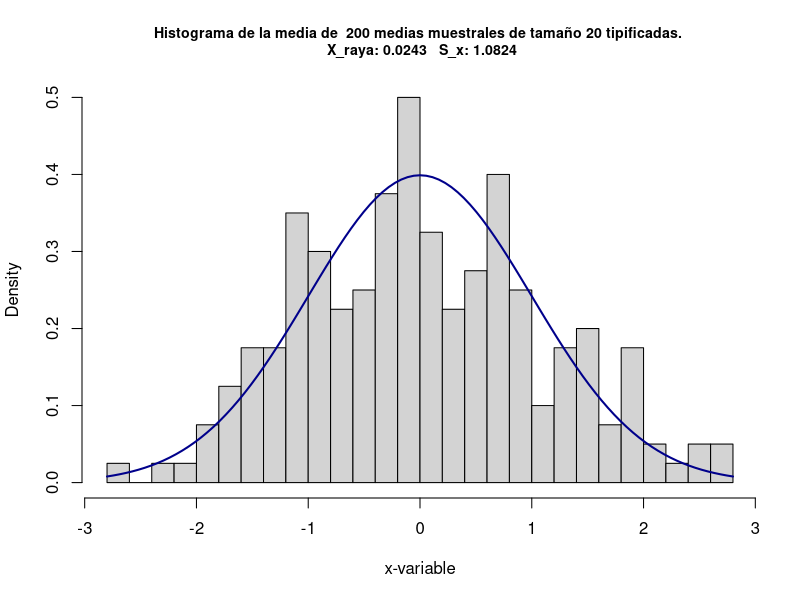
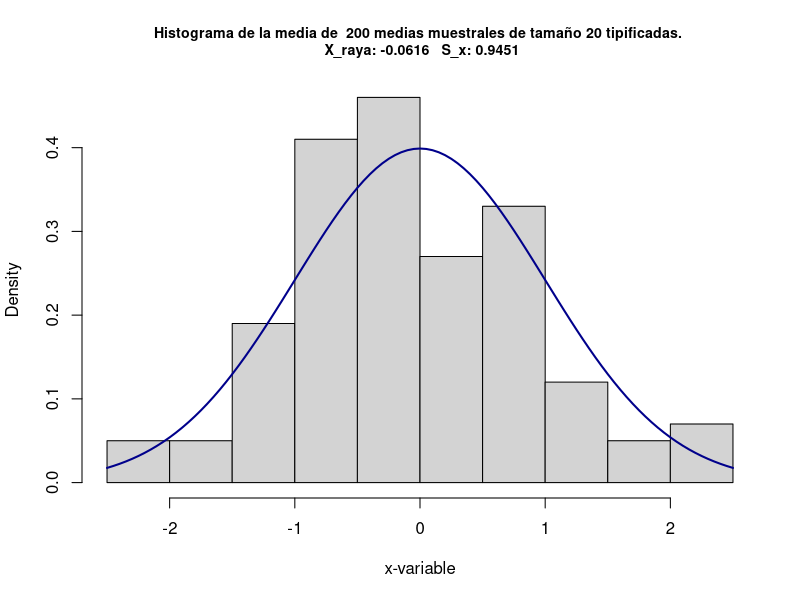
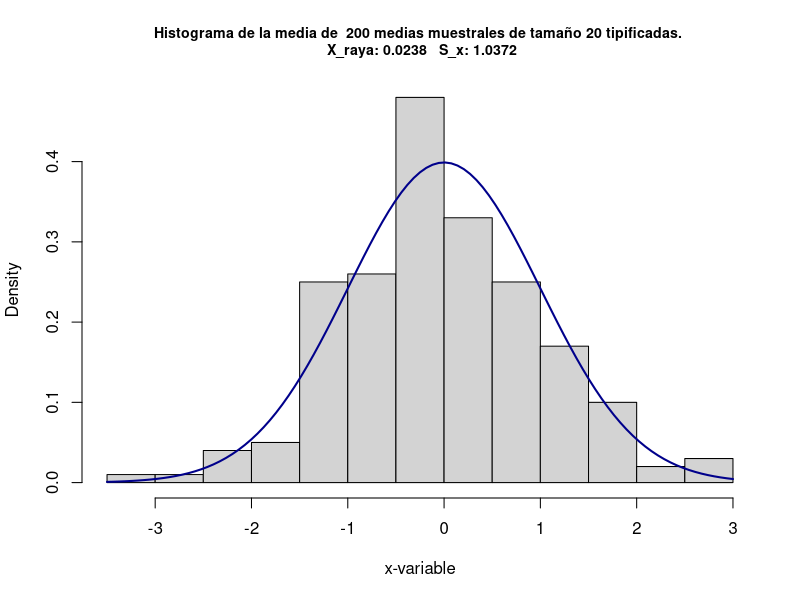
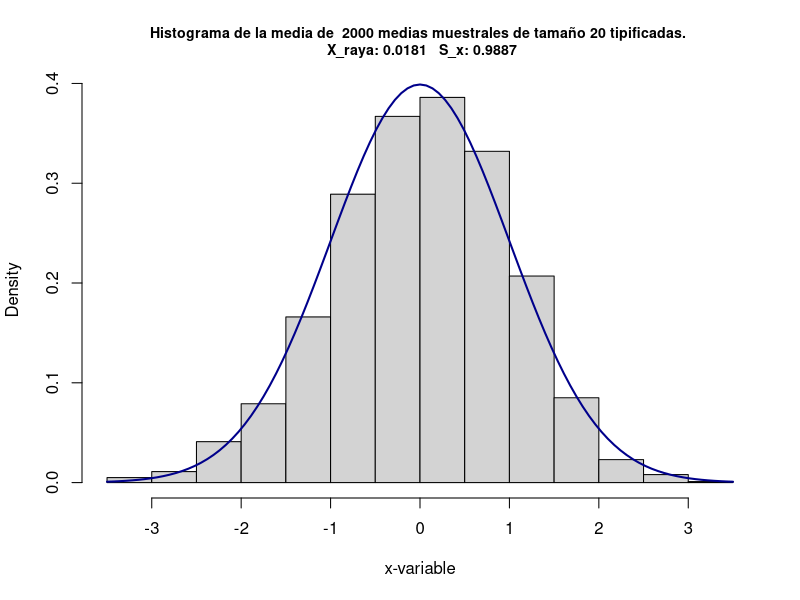

The R script that drew these images, in order:
#
# Title:
#   Computación Estadística - Hoja 9 - Ejercicio 4
#
# Author:
#   Sergio García Prado - garciparedes.me
#
# Date:
#   May 2018
#
# URL:
#   https://github.com/garciparedes/r-examples/blob/master/getting-started/exercises/exercises_09/exercise_09_04.R
#

rm(list = ls())


# Para comprobar empíricamente mediante simulación el teorema central del límite
# vamos a generar un número grande de muestras aleatorias simples procedentes de
# una distribución con media (mu) y varianza finita (sigma). Para cada una de
# estas muestras debemos calcular la media muestral y luego el estadístico
#
# Z = sqrt(n) * (X - (mu)) / (sigma) .
#
# Con los valores de Z debemos comprobar si corresponden a un distribución
# normal estándar como dice el teorema central del límite.


Tipify <- function(sample.mean, mu, dev, n) {
  # Calcula el estadístico Tipificado T
  #
  # Args:
  #   sample.mean: media muestral de la variable X.
  #   mu: Media poblacional de la variable X.
  #   dev: Desviación estándar poblacional de la variable X.
  #   n: Número de observaciones en la muestra utilizada para calcular
  #       x.mean de X.
  #
  # Returns:
  #   Tipificación en la normal estándar de la media muestral de la variable X.
  (sample.mean - mu) * sqrt(n) / dev
}

NormalMu <- function(...) {
  # Extrae la Media de una variable Normal.
  #
  # Args:
  #   ...: lista de parámetros.
  #
  # Returns:
  #   Media de una variable Normal.
  list(...)$mean
}

NormalDev <- function(...) {
  # Extrae la Desviación Estándar de una variable Normal.
  #
  # Args:
  #   ...: lista de parámetros.
  #
  # Returns:
  #   Desviación Estándar de una variable Normal.
  list(...)$sd
}

BinomMu <- function(...) {
  # Extrae la Media de una variable Binomial.
  #
  # Args:
  #   ...: lista de parámetros.
  #
  # Returns:
  #   Media de una variable Binomial.
  l <- list(...)
  l$size * l$prob
}

BinomDev <- function(...) {
  # Extrae la Desviación Estándar de una variable Binomial.
  #
  # Args:
  #   ...: lista de parámetros.
  #
  # Returns:
  #   Desviación Estándar de una variable Binomial.
  l <- list(...)
  sqrt(l$size * l$prob * (1 - l$prob))
}

WeibullMu <- function(...) {
  # Extrae la Media de una variable Weibull.
  #
  # Args:
  #   ...: lista de parámetros.
  #
  # Returns:
  #   Media de una variable Weibull.
  l <- list(...)
  l$scale * gamma (1 + 1 / l$shape)
}

WeibullDev <- function(...) {
  # Extrae la Desviación Estándar de una variable Weibull.
  #
  # Args:
  #   ...: lista de parámetros.
  #
  # Returns:
  #   Desviación Estándar de una variable Weibull.
  l <- list(...)
  sqrt(l$scale ^ 2 * ( gamma(1 + 2 / l$shape) - gamma(1 + 1 / l$shape) ^ 2 ))
}

Simulate <- function(B, N, Generator = rnorm, GeneratorMu = NormalMu,
                     GeneratorDev = NormalDev, breaks = 20, ...) {
  # Realiza una simulación para comprobar la convergencia asintótica hacia
  # la distribución Normal Estándar por el TCL.
  #
  # Args:
  #   B: Número de muestras que simular.
  #   N: Tamaño de cada muestra a simular.
  #   Generator: Función de Generación de números aleatorios. Por defecto se
  #       toma el de variables Normales.
  #   GeneratorMu: Función para el cálculo de la media muestral (necesaria para
  #       la tipificación). Por defecto se toma la de variables Normales.
  #   GeneratorDev: Función para el cálculo de la media muestral (necesaria para
  #       la tipificación). Por defecto se toma la de variables Normales.
  #   ...: lista de parámetros opcionales. Aquí se recogen los parámetros de la
  #       distribución a simular (forma, escala, localización, etc.) siguiendo
  #       la definición apropiada de la función `Generator` así como
  #       `GeneratorMu` y `GeneratorDev`.
  #
  # Returns:
  #   Desviación Estándar de una variable Weibull.
  s <- matrix(Generator(B * N, ...),
                     nrow = B, ncol = N)

  mu <- GeneratorMu(...)
  dev <- GeneratorDev(...)

  s.means <- rowMeans(s)
  s.means.tipified <- Tipify(s.means, mu, dev, N)

  hist(s.means.tipified, prob = TRUE, breaks = breaks, cex.main = 0.85,
       xlab="x-variable", col = "lightgray",
       main = paste("Histograma de la media de ", B,
                    "medias muestrales de tamaño", N,
                    "tipificadas. \n X_raya:",
                    round(mean(s.means.tipified), digits = 4),
                    "  S_x:", round(sd(s.means.tipified), digits = 4)))
  curve(dnorm(x), add = TRUE, col = "darkblue",  lwd=2)
}



# Simulación N(20, 2)
Simulate(200, 20, rnorm, NormalMu, NormalDev,
         mean = 20, sd = 2)

# Puesto que la variable sobre la cual se aplica el TCL ya era una variable
# Normal, el ajuste es bueno para valores reducidos tanto de B como de n, ya
# que en este caso la convergencia no es asintótica, sino que es una simple
# transformación de variables. Esto se debe a la propiedad de que la suma de
# Normales es Normal.



# Simulación B(20, 0.03)
Simulate(200, 20, rbinom, BinomMu, BinomDev, breaks = 10,
        size = 20, prob = 0.03)

# En este caso, la aproximación no converge rápidamente hacia la distribución
# Normal, dado que a pesar de que la distribución Binomial se basa en una suma
# de variables de Bernoulli, estas son discretas. Por tanto, en este caso,
# tiene gran importancia el parámetro N, que "suaviza" la distribución de
# medias conforme este aumenta, ya que el rango de posibles valores al
# promediar es mucho mayor. También mejora conforme B aumenta.



# Simulación B(20, 0.8)
Simulate(200, 20, rbinom, BinomMu, BinomDev, breaks = 10,
         size = 20, prob = 0.8)

# Para este caso, ocurre algo similar, sin embargo el ajuste es de menor
# precisión dado que n * p (1 - p) < 5, lo cual es un requisito heurístico que
# se suele tomar para decidir si es posible el ajuste a la Normal. Sin embargo,
# en este caso no es una restricción imprescindible, ya que lo que estudiamos es
# la tipificación de B medias muestrales construidas a partir de N observaciones
# cada una.



# Simulación W(5, 15)
Simulate(2000, 20, rweibull, WeibullMu, WeibullDev, shape = 15, scale = 5)

# Puesto que la distribución de Weibull es continua y está compuesta como suma
# de variables Exponenciales, la aproximación a la normal es buena. Esta mejora
# drásticamente conforme aumenta el parámetro B en la simulación, mientras que
# lo hace mucho más sutílmente cuando aumente el parámetro N.
